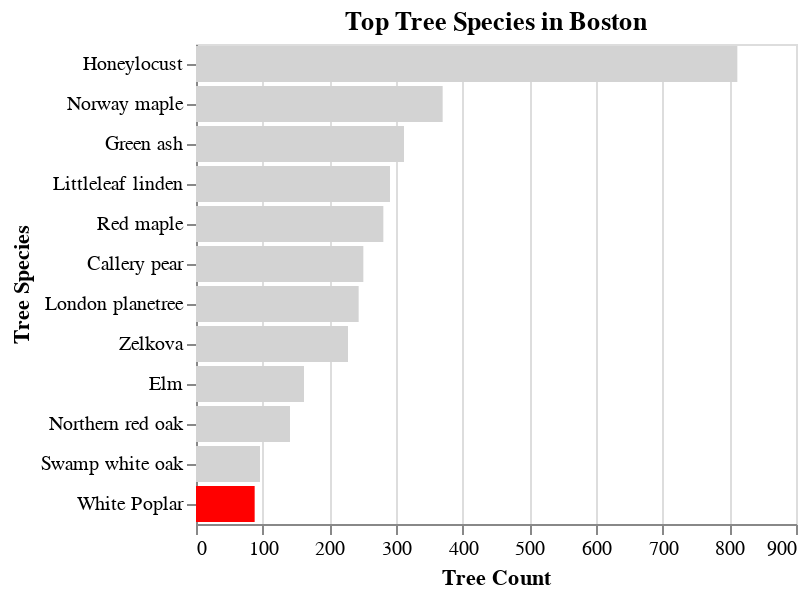

Source (notebook cell):
### Code cell
import pandas as pd
import altair as alt

# Read the data from the Excel file into a DataFrame
df = pd.read_excel('SFTT.xlsx')

df = df.rename(columns={'Common Name': "CommonName"})
# Calculate the tree species counts
species_counts = df['CommonName'].value_counts().reset_index()
species_counts.columns = ['CommonName', 'Count']

# Select the top 10 tree species
top_10_species = species_counts.head(10)
selection = alt.selection_interval()

# Create the bar chart for top 10 tree species
bar_chart = alt.Chart(top_species).mark_bar().encode(
    x=alt.X('Count:Q', title='Tree Count'),
    y=alt.Y('CommonName:O', title='Tree Species').sort('-x'),
    color=alt.condition(
        alt.datum.CommonName == 'White Poplar',  # If the country is "US" this test returns True,
        alt.value('red'),     # highlight a bar with red.
        alt.value('lightgrey')),
    tooltip=['CommonName', 'Count']
).add_params(selection
).properties(
    title='Top Tree Species in Boston'
)


# Display the chart
bar_chart

### Figure 1 — Vega-Lite specification as saved in the notebook (floating-point values rounded to 4 significant figures)
{"config": {"view": {"continuousWidth": 300, "continuousHeight": 300}}, "data": {"name": "data-5d60e4234d3db09a4aea37ad3638fea6"}, "mark": {"type": "bar"}, "encoding": {"color": {"condition": {"test": "(datum.CommonName === 'White Poplar')", "value": "red"}, "value": "lightgrey"}, "tooltip": [{"field": "CommonName", "type": "nominal"}, {"field": "Count", "type": "quantitative"}], "x": {"field": "Count", "title": "Tree Count", "type": "quantitative"}, "y": {"field": "CommonName", "sort": "-x", "title": "Tree Species", "type": "ordinal"}}, "params": [{"name": "param_23", "select": {"type": "interval"}}], "title": "Top Tree Species in Boston", "$schema": "https://vega.github.io/schema/vega-lite/v5.8.0.json", "datasets": {"data-5d60e4234d3db09a4aea37ad3638fea6": [{"CommonName": "Honeylocust", "Count": 812}, {"CommonName": "Norway maple", "Count": 370}, {"CommonName": "Green ash", "Count": 312}, {"CommonName": "Littleleaf linden", "Count": 291}, {"CommonName": "Red maple", "Count": 281}, {"CommonName": "Callery pear", "Count": 251}, {"CommonName": "London planetree", "Count": 244}, {"CommonName": "Zelkova", "Count": 228}, {"CommonName": "Elm", "Count": 162}, {"CommonName": "Northern red oak", "Count": 141}, {"CommonName": "Swamp white oak", "Count": 96}, {"CommonName": "White Poplar", "Count": 88}]}}
